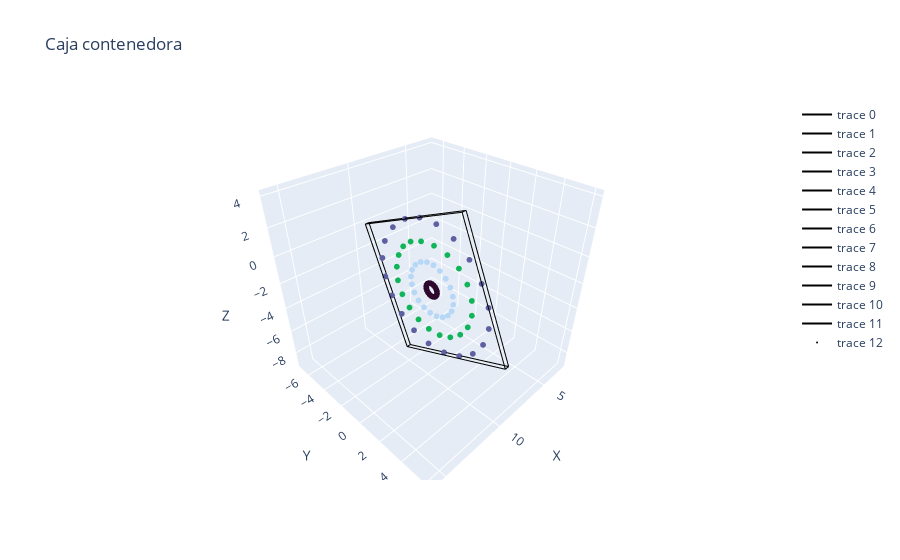

Notebook cell for this chart:
### Code cell
fig = new_plot()

fig = build_box(fig)

fig.add_trace(go.Scatter3d(
    x=M[:, 0],
    y=M[:, 1],
    z=M[:, 2],
    mode='markers',
    marker=dict(
        size=2,
        color=color_m,
    )
))

# Calcular el centro de la fractura

fig = config_plot(fig, 'Caja contenedora')

fig.show()

### Figure 1 — Plotly figure (JSON) as saved in the notebook; plotly's stock layout.template omitted (floating-point values rounded to 4 significant figures; data arrays with more than 128 entries replaced by an {"elided": "..."} marker saying what was removed)
{"data": [{"line": {"color": "black", "width": 2}, "mode": "lines", "type": "scatter3d", "x": [9.162, 9.1], "y": [6.066, -2.828], "z": [-4.979, -8.923]}, {"line": {"color": "black", "width": 2}, "mode": "lines", "type": "scatter3d", "x": [9.162, 9.483], "y": [6.066, 6.064], "z": [-4.979, -4.979]}, {"line": {"color": "black", "width": 2}, "mode": "lines", "type": "scatter3d", "x": [9.162, 9.134], "y": [6.066, 2.125], "z": [-4.979, 3.911]}, {"line": {"color": "black", "width": 2}, "mode": "lines", "type": "scatter3d", "x": [9.1, 9.42], "y": [-2.828, -2.83], "z": [-8.923, -8.923]}, {"line": {"color": "black", "width": 2}, "mode": "lines", "type": "scatter3d", "x": [9.1, 9.071], "y": [-2.828, -6.77], "z": [-8.923, -0.03274]}, {"line": {"color": "black", "width": 2}, "mode": "lines", "type": "scatter3d", "x": [9.483, 9.42], "y": [6.064, -2.83], "z": [-4.979, -8.923]}, {"line": {"color": "black", "width": 2}, "mode": "lines", "type": "scatter3d", "x": [9.483, 9.454], "y": [6.064, 2.122], "z": [-4.979, 3.911]}, {"line": {"color": "black", "width": 2}, "mode": "lines", "type": "scatter3d", "x": [9.42, 9.392], "y": [-2.83, -6.772], "z": [-8.923, -0.03272]}, {"line": {"color": "black", "width": 2}, "mode": "lines", "type": "scatter3d", "x": [9.134, 9.071], "y": [2.125, -6.77], "z": [3.911, -0.03274]}, {"line": {"color": "black", "width": 2}, "mode": "lines", "type": "scatter3d", "x": [9.134, 9.454], "y": [2.125, 2.122], "z": [3.911, 3.911]}, {"line": {"color": "black", "width": 2}, "mode": "lines", "type": "scatter3d", "x": [9.071, 9.392], "y": [-6.77, -6.772], "z": [-0.03274, -0.03272]}, {"line": {"color": "black", "width": 2}, "mode": "lines", "type": "scatter3d", "x": [9.454, 9.392], "y": [2.122, -6.772], "z": [3.911, -0.03272]}, {"marker": {"color": {"elided": "80x3 float values"}, "size": 2}, "mode": "markers", "type": "scatter3d", "x": [9.288, 9.288, 9.288, 9.288, 9.288, 9.288, 9.288, 9.288, 9.288, 9.288, 9.288, 9.288, 9.288, 9.288, 9.288, 9.288, 9.288, 9.288, 9.288, 9.288, 9.306, 9.32, 9.323, 9.329, 9.313, 9.3, 9.298, 9.295, 9.287, 9.282, 9.283, 9.282, 9.281, 9.278, 9.291, 9.302, 9.273, 9.239, 9.235, 9.263, 9.25, 9.215, 9.206, 9.205, 9.225, 9.259, 9.299, 9.338, 9.331, 9.31, 9.302, 9.296, 9.309, 9.299, 9.259, 9.253, 9.303, 9.368, 9.385, 9.326, 9.355, 9.429, 9.436, 9.399, 9.371, 9.343, 9.282, 9.239, 9.232, 9.244, 9.256, 9.247, 9.24, 9.276, 9.324, 9.283, 9.173, 9.118, 9.147, 9.239], "y": [-0.1717, -0.03942, 0.06169, 0.1217, 0.1349, 0.09978, 0.01992, -0.09692, -0.2393, -0.3932, -0.5437, -0.676, -0.7771, -0.8371, -0.8503, -0.8152, -0.7353, -0.6185, -0.4761, -0.3222, 0.3793, 0.9034, 1.304, 1.541, 1.594, 1.455, 1.139, 0.6758, 0.1116, -0.4985, -1.095, -1.619, -2.02, -2.258, -2.31, -2.17, -1.854, -1.391, -0.8267, -0.2168, 0.93, 1.845, 2.543, 2.957, 3.05, 2.81, 2.257, 1.447, 0.4617, -0.6039, -1.646, -2.562, -3.262, -3.678, -3.768, -3.524, -2.969, -2.159, -1.178, -0.1145, 1.479, 2.783, 3.772, 4.366, 4.503, 4.163, 3.374, 2.217, 0.8124, -0.7079, -2.196, -3.504, -4.504, -5.096, -5.224, -4.874, -4.071, -2.911, -1.527, -0.01742], "z": [-2.043, -2.122, -2.239, -2.382, -2.536, -2.686, -2.818, -2.919, -2.979, -2.993, -2.957, -2.878, -2.761, -2.618, -2.464, -2.314, -2.182, -2.081, -2.021, -2.007, -0.6874, -1.004, -1.467, -2.031, -2.641, -3.237, -3.761, -4.162, -4.4, -4.452, -4.313, -3.996, -3.533, -2.969, -2.359, -1.763, -1.239, -0.8387, -0.6009, -0.5485, 0.6646, 0.1116, -0.697, -1.68, -2.744, -3.787, -4.704, -5.404, -5.82, -5.911, -5.668, -5.115, -4.306, -3.319, -2.253, -1.212, -0.2961, 0.3999, 0.8125, 0.9058, 2.009, 1.216, 0.06461, -1.33, -2.842, -4.333, -5.644, -6.643, -7.237, -7.369, -7.023, -6.233, -5.077, -3.669, -2.146, -0.6592, 0.6467, 1.632, 2.216, 2.354]}], "layout": {"scene": {"xaxis": {"range": [2.418, 16.15], "title": {"text": "X"}}, "yaxis": {"range": [-7.226, 6.51], "title": {"text": "Y"}}, "zaxis": {"range": [-9.369, 4.367], "title": {"text": "Z"}}}, "title": {"text": "Caja contenedora"}}}
